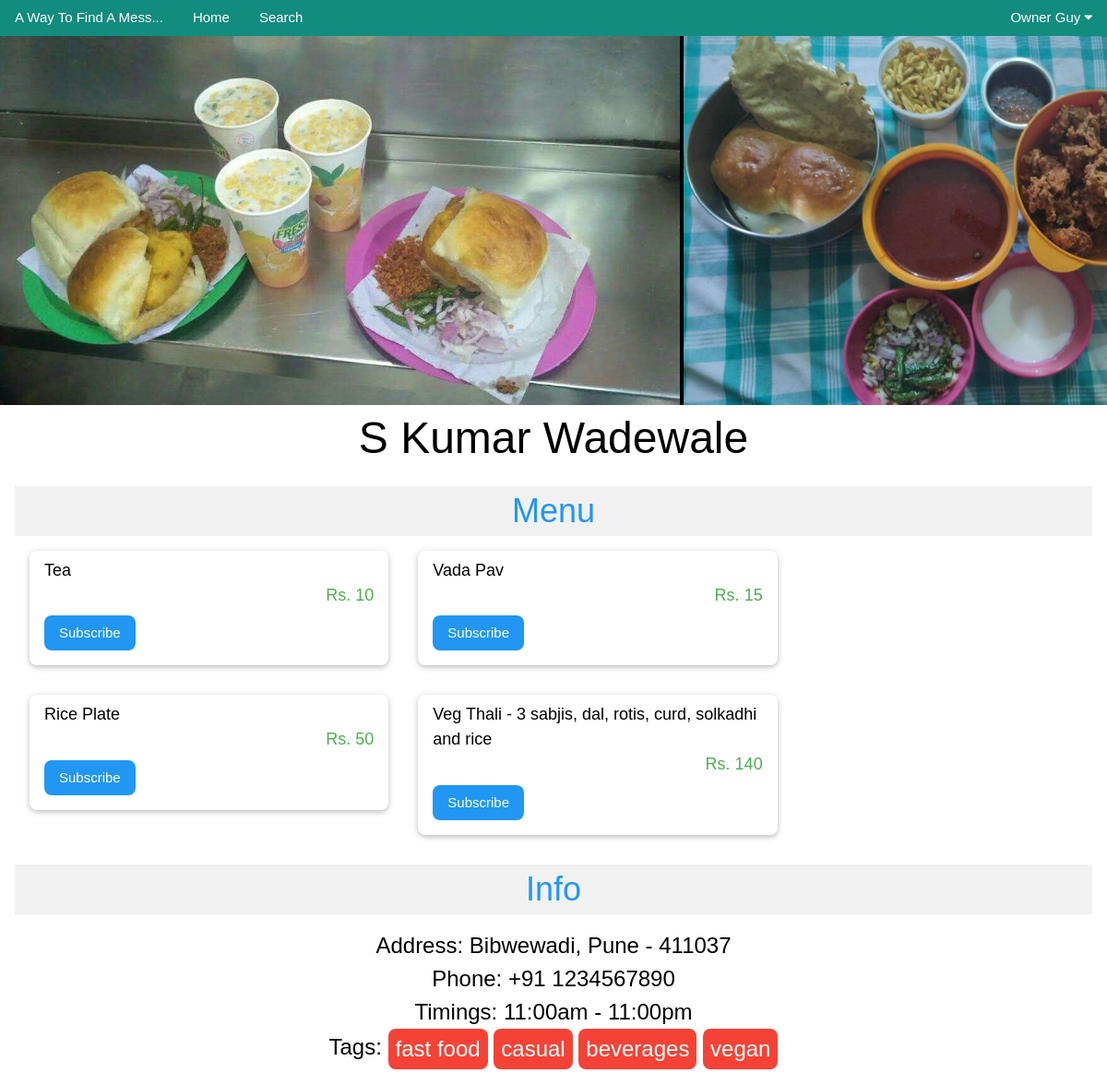
Screenshot of /restaurant/1 (signed in) with the database file from the repository.
### main.py (models this page shows)
class ImagesDB(db.Model):
	id = db.Column(db.Integer, primary_key=True, unique=True)
	image_name = db.Column(db.String(40))
	parent_id = db.Column(db.Integer, db.ForeignKey("restaurantsDB.id"))

class RestaurantsDB(db.Model):
	id = db.Column(db.Integer, primary_key=True, unique=True)
	name = db.Column(db.String(80))
	menu = db.Column(db.String(80))
	address = db.Column(db.String(80))
	phone = db.Column(db.String(20))
	website = db.Column(db.String(80))
	timing = db.Column(db.String(80))
	tags = db.Column(db.String(80))
	owner = db.Column(db.Integer)
	images = db.relationship('ImagesDB', backref='parent_rest')
	monthly_items = db.Column(db.String(300))
	rating = db.Column(db.Integer)
	vegetarian = db.Column(db.Boolean)
	average_cost = db.Column(db.Float)

### main.py (the view, shortened to what this page needs)
@app.route("/restaurant/<restaurant_id>", methods=["POST", "GET"])
def restaurant(restaurant_id):
	if "user" in session:
		loggedIn = [session["username"], session["account_type"]]
	else:
		loggedIn = None
	currentRest = RestaurantsDB.query.filter_by(id=restaurant_id).first()
	if currentRest:
		return render_template("restaurant.html", restaurant=currentRest, logged_in=loggedIn)
	else:
		return render_template("search.html", logged_in=loggedIn)

### templates/restaurant.html (shortened to what this page needs)
{% extends "base.html" %}
{% block css %}
	<link rel="stylesheet" type="text/css" href= "{{ url_for('static',filename='style/restaurant.css') }}">
{% endblock %}
{% block content %}
	<div id="carousel" class="w3-center w3-black">
		{% for img in restaurant.images %}
			<div class="image_tile">
				<img src="{{ url_for('send_image', filename=img.image_name) }}" alt="Image not found" height="400px"/>
			</div>
		{% endfor %}
	</div>
	<div class="w3-center w3-xxxlarge">{{ restaurant.name }}</div>
	<div class="w3-container">
		<div class="w3-center w3-margin-top w3-xxlarge w3-text-blue w3-light-grey">Menu</div>
		{% for item in restaurant.menu.split("| ") %}
			{% if item.split("~")[0] and item.split("~")[1]%}
				<div class="w3-card w3-round-large w3-third w3-margin w3-hover-shadow">
					<div class="w3-container w3-padding">
						<div class="w3-large">{{ item.split("~")[0]}}</div>
						<div class="w3-text-green w3-right w3-large">Rs. {{ item.split("~")[1]}}</div>
					</div>
					<footer class="w3-container w3-margin-bottom">
						<input type="submit" name="button_subscribe_{{restaurant.menu.split('| ').index(item)}}" value="Subscribe" class="w3-button w3-blue w3-round-large" />
					</footer>
				</div>
			{% endif %}
		{% endfor %}
	</div>
	<div class="w3-container">
		<div class="w3-center w3-margin-top w3-xxlarge w3-text-blue w3-light-grey">Info</div>
		<div class="w3-margin w3-xlarge w3-center">
			Address: {{restaurant.address}}<br/>
			Phone: {{restaurant.phone}}<br/>
			Timings: {{restaurant.timing}}<br/>
			Tags: {% for tag in restaurant.tags.split(", ") %}
					<a href="/search?text_query_name={{tag}}" class=" w3-button w3-red w3-round-large w3-padding-small">{{tag}}</a>
				{% endfor %}
{% endblock %}

### static/style/w3css.css (style rules this page uses)
html { box-sizing:border-box }
*,*:before,*:after { box-sizing:inherit }
html { -ms-text-size-adjust:100%;-webkit-text-size-adjust:100% }
body { margin:0 }
article,aside,details,figcaption,figure,footer,header,main,menu,nav,section { display:block }
a { background-color:transparent }
img { border-style:none }
button,input,select,textarea,optgroup { font:inherit;margin:0 }
button,input { overflow:visible }
button,[type=button],[type=reset],[type=submit] { -webkit-appearance:button }
html,body { font-family:Verdana,sans-serif;font-size:15px;line-height:1.5 }
html { overflow-x:hidden }
img { vertical-align:middle }
a { color:inherit }
.w3-btn,.w3-button { border:none;display:inline-block;padding:8px 16px;vertical-align:middle;overflow:hidden;text-decoration:none;color:inherit;background-color:inherit;text-align:center;cursor:pointer;white-space:nowrap }
.w3-btn,.w3-button { -webkit-touch-callout:none;-webkit-user-select:none;-khtml-user-select:none;-moz-user-select:none;-ms-user-select:none;user-select:none }
.w3-container:after,.w3-container:before,.w3-panel:after,.w3-panel:before,.w3-row:after,.w3-row:before,.w3-row-padding:after,.w3-row-padding:before, .w3-cell-row:before,.w3-cell-row:after,.w3-clear:after,.w3-clear:before,.w3-bar:before,.w3-bar:after { content:"";display:table;clear:both }
.w3-col,.w3-half,.w3-third,.w3-twothird,.w3-threequarter,.w3-quarter { float:left;width:100% }
@media (min-width:601px) { .w3-col.m4,.w3-third { width:33.33333% } }
.w3-round-large { border-radius:8px }
.w3-container,.w3-panel { padding:0.01em 16px }
.w3-card,.w3-card-2 { box-shadow:0 2px 5px 0 rgba(0,0,0,0.16),0 2px 10px 0 rgba(0,0,0,0.12) }
.w3-large { font-size:18px!important }
.w3-xlarge { font-size:24px!important }
.w3-xxlarge { font-size:36px!important }
.w3-xxxlarge { font-size:48px!important }
.w3-center { text-align:center!important }
.w3-margin { margin:16px!important }
.w3-margin-top { margin-top:16px!important }
.w3-margin-bottom { margin-bottom:16px!important }
.w3-padding-small { padding:4px 8px!important }
.w3-padding { padding:8px 16px!important }
.w3-right { float:right!important }
.w3-blue,.w3-hover-blue:hover { color:#fff!important;background-color:#2196F3!important }
.w3-red,.w3-hover-red:hover { color:#fff!important;background-color:#f44336!important }
.w3-black,.w3-hover-black:hover { color:#fff!important;background-color:#000!important }
.w3-light-grey,.w3-hover-light-grey:hover,.w3-light-gray,.w3-hover-light-gray:hover { color:#000!important;background-color:#f1f1f1!important }
.w3-text-blue,.w3-hover-text-blue:hover { color:#2196F3!important }
.w3-text-green,.w3-hover-text-green:hover { color:#4CAF50!important }

### static/style/restaurant.css (style rules this page uses)
#carousel { width: 100%; height: 400; overflow: auto; white-space: nowrap; }
#carousel .image_tile { display: inline-block; }

### rows the page displays
ImagesDB: image_name (picture)
ImagesDB: image_name (picture)
RestaurantsDB: name "S Kumar Wadewale", address "Bibwewadi, Pune - 411037", phone "+91 1234567890", timing "11:00am - 11:00pm"

### other values shown
{{ logged_in[0] }} "Owner Guy"
{{ item.split("~")[0] }} "Tea" "Vada Pav" "Rice Plate" "Veg Thali - 3 sabjis, dal, rotis, curd, solkadhi and rice"
{{ item.split("~")[1] }} "10" "15" "50" "140"
{{ tag }} "fast food" "casual" "beverages" "vegan"
